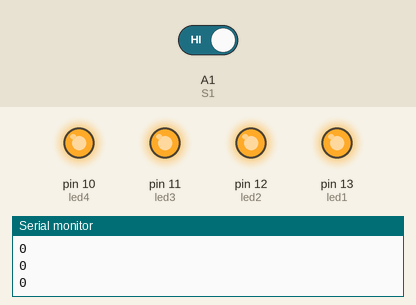
This sketch was run on a simulated Arduino Uno, built with avr-gcc and run on an emulated ATmega328P. Shown: output pins drawn as LEDs (lit = HIGH), the last lines printed to the serial monitor. Dashed ring = blinking. The test bench sets the inputs (shaded band); at power-on: A1 (S1) HIGH.

Above: at 1.2 s.
1.3 s: A1 (S1) driven LOW
At 1.65 s:
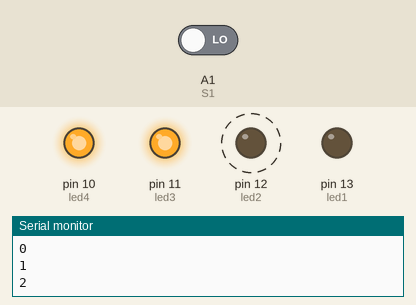
At 3.0 s:
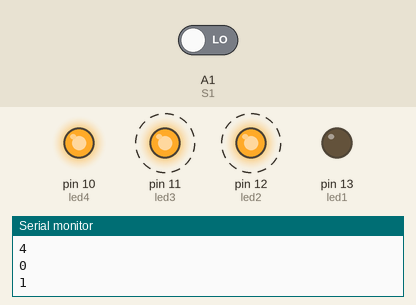
4.3 s: A1 (S1) driven HIGH
At 5.2 s:
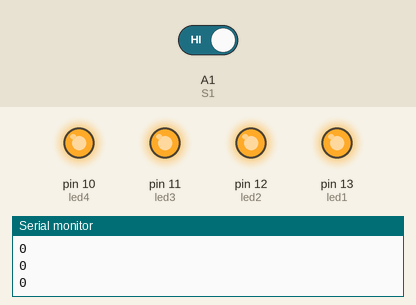
Timing chart, 0 to 7.3 s (numbered marks = the images above; inputs shaded):
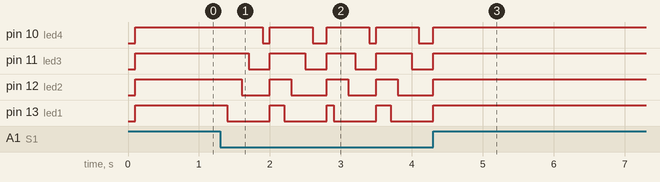

The sketch:

lab1_zad6.ino
```cpp
//Należy napisać program, który będzie zliczał liczbę naciśnięć przycisku (od 0 do 4) na 4
//LEDach. W przypadku doliczenia do końca zakresu, LEDowy licznik ma się wyzerować.


int led1 = 13;
int led2 = 12;
int led3 = 11;
int led4 = 10;

int S1 = A1;

unsigned long czas = 0;
unsigned long czas1 = 0;
unsigned long czas2 = 0;
int T1 = 100;

int C1 = 0;

bool stan = HIGH;


void setup()
{
	pinMode(led1, OUTPUT);
	pinMode(led2, OUTPUT);
	pinMode(led3, OUTPUT);
	pinMode(led4, OUTPUT);

	pinMode(S1, INPUT);

	Serial.begin(9600);

}


void loop()
{
	czas = millis();
	if (czas - czas1 >= T1)
	{
		czas1 = czas;
		if (C1 == 0)
		{
			digitalWrite(led1, HIGH);
			digitalWrite(led2, HIGH);
			digitalWrite(led3, HIGH);
			digitalWrite(led4, HIGH);
		}
		if (C1 == 1)
		{
			digitalWrite(led1, LOW);
			digitalWrite(led2, HIGH);
			digitalWrite(led3, HIGH);
			digitalWrite(led4, HIGH);
		}
		if (C1 == 2)
		{
			digitalWrite(led1, LOW);
			digitalWrite(led2, LOW);
			digitalWrite(led3, HIGH);
			digitalWrite(led4, HIGH);
		}
		if (C1 == 3)
		{
			digitalWrite(led1, LOW);
			digitalWrite(led2, LOW);
			digitalWrite(led3, LOW);
			digitalWrite(led4, HIGH);
		}
		if (C1 == 4)
		{
			digitalWrite(led1, LOW);
			digitalWrite(led2, LOW);
			digitalWrite(led3, LOW);
			digitalWrite(led4, LOW);
		}
	}

	if (czas - czas2 >= 150)
	{
		if (digitalRead(S1) == LOW)
		{
			C1++;
		}
		if (C1 > 4)
		{
			C1 = 0;
		}
		czas2 = czas;
		Serial.println(C1);
	}
}
```

Measured:
- after the input at 1.3 s, pin 10 (led4): goes LOW 0.10 s, HIGH 0.60 s, LOW 0.20 s, HIGH 0.60 s, LOW 0.10 s, HIGH 0.60 s, then LOW, starting after 0.60 s; pin 11 (led3): alternates HIGH for 0.50 s and LOW for 0.30 s, starting after 0.40 s
- after the input at 4.3 s, pin 10 (led4), pin 11 (led3), pin 12 (led2), pin 13 (led1): goes on until 4.3 s, then stays HIGH
